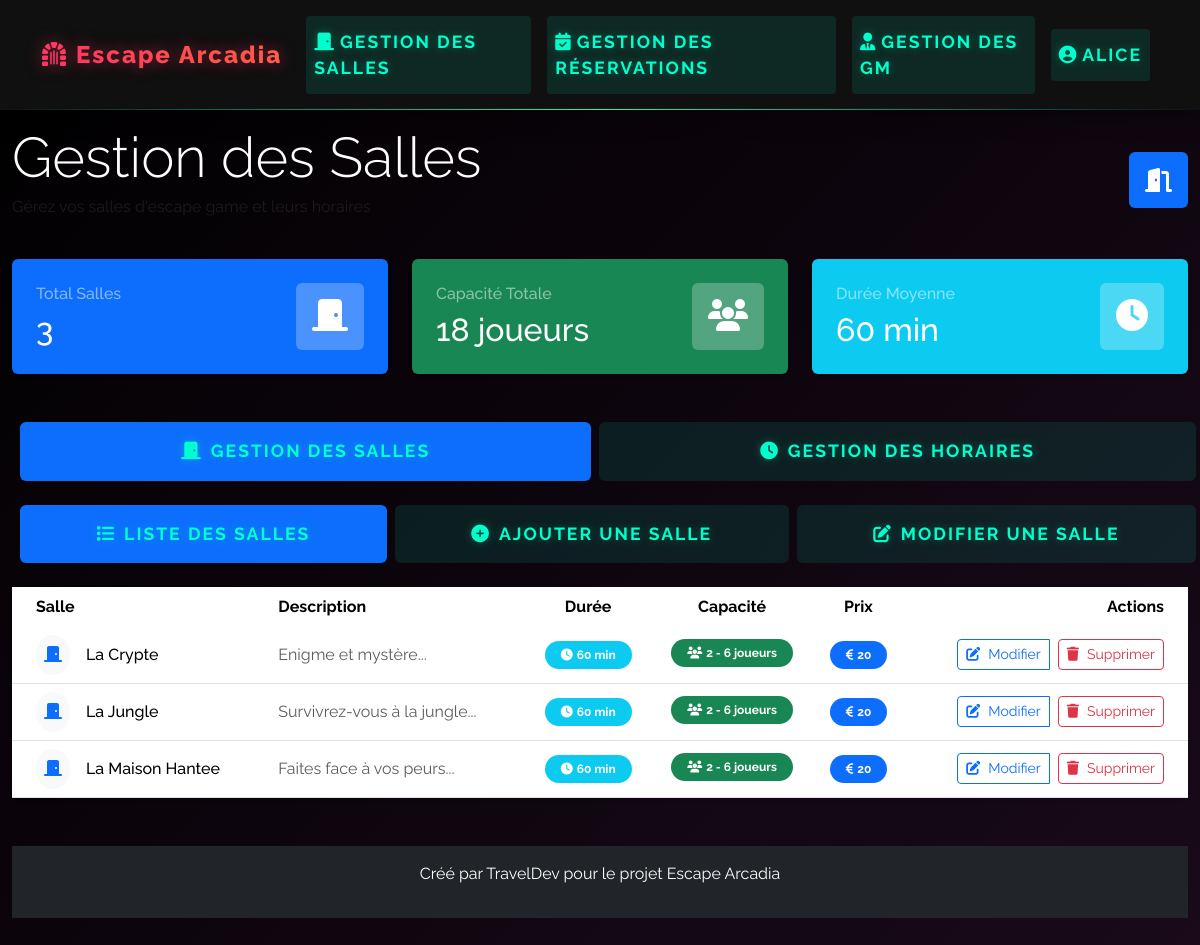
The app's page /index.php?page=gestionSalles (signed in) with its own data.
### tables this page shows
CREATE TABLE salles (
    id INT PRIMARY KEY AUTO_INCREMENT,
    nom VARCHAR(100) NOT NULL,
    image LONGBLOB,
    theme_id INT,
    description TEXT,
    duree INT NOT NULL,  
    nb_joueurs_min INT NOT NULL,
    nb_joueurs_max INT NOT NULL,
    prix INT NOT NULL,  
    FOREIGN KEY (theme_id) REFERENCES themes(id)
);

### controllers/affichage/afficherEscapegame.php (called while the page is built, shortened)
<?php
include('bdd/Database.php');
include('models/escapegame.php');
$escapegame = new EscapeGame($bdd);
if (isset($_GET['min_price']) && isset($_GET['max_price'])) {
    $allsalles = $escapegame->getSallesByPriceRange($_GET['min_price'], $_GET['max_price']);
} elseif (isset($_GET['min_players']) && isset($_GET['max_players'])) {
    $allsalles = $escapegame->getSallesByPlayerRange($_GET['min_players'], $_GET['max_players']);
}else{
    $allsalles = $escapegame->getAllSalles();
}
?>

### models/escapegame.php (called while the page is built, shortened)
<?php
class EscapeGame {
    private $bdd;
    function __construct($bdd) {
        $this->bdd = $bdd;
    }
    public function getAllSalles() {
        $req = $this->bdd->prepare("SELECT * FROM salles");
        $req->execute();
        return $req->fetchAll();
    }
}
?>

### views/admin/gestionSalles.php (the view, shortened to what this page needs)
<?php
include('controllers/affichage/afficherEscapegame.php');
?>
<div class="container-fluid py-5">
    <div class="row mb-4">
        <div class="col-12">
            <div class="d-flex justify-content-between align-items-center mb-4">
                <div>
                    <h1 class="display-4 mb-1">Gestion des Salles</h1>
                    <p class="text-muted">Gérez vos salles d'escape game et leurs horaires</p>
                </div>
                <div class="badge bg-primary p-3">
                    <i class="fas fa-door-open fa-2x"></i>
                </div>
            </div>
            <div class="row mb-4">
                <div class="col-md-4">
                    <div class="card border-0 bg-primary text-white shadow-sm">
                        <div class="card-body p-4">
                            <div class="d-flex justify-content-between align-items-center">
                                <div>
                                    <h6 class="text-white-50 mb-2">Total Salles</h6>
                                    <h2 class="mb-0"><?= count($allsalles) ?></h2>
                                </div>
                                <div class="bg-white bg-opacity-25 p-3 rounded">
                                    <i class="fas fa-door-closed fa-2x text-white"></i>
                                </div>
                            </div>
                        </div>
                    </div>
                </div>
                <div class="col-md-4">
                    <div class="card border-0 bg-success text-white shadow-sm">
                        <div class="card-body p-4">
                            <div class="d-flex justify-content-between align-items-center">
                                <div>
                                    <h6 class="text-white-50 mb-2">Capacité Totale</h6>
                                    <h2 class="mb-0"><?= array_sum(array_column($allsalles, 'nb_joueurs_max')) ?> joueurs</h2>
                                </div>
                                <div class="bg-white bg-opacity-25 p-3 rounded">
                                    <i class="fas fa-users fa-2x text-white"></i>
                                </div>
                            </div>
                        </div>
                    </div>
                </div>
                <div class="col-md-4">
                    <div class="card border-0 bg-info text-white shadow-sm">
                        <div class="card-body p-4">
                            <div class="d-flex justify-content-between align-items-center">
                                <div>
                                    <h6 class="text-white-50 mb-2">Durée Moyenne</h6>
                                    <h2 class="mb-0"><?= round(array_sum(array_column($allsalles, 'duree')) / count($allsalles)) ?> min</h2>
                                </div>
                                <div class="bg-white bg-opacity-25 p-3 rounded">
                                    <i class="fas fa-clock fa-2x text-white"></i>
                                </div>
                            </div>
                        </div>
                    </div>
                </div>
            </div>
        </div>
    </div>
    <ul class="nav nav-pills nav-fill gap-2 mb-4" id="mainTabs" role="tablist">
        <li class="nav-item" role="presentation">
            <button class="nav-link active px-4 py-3" id="salles-tab" data-bs-toggle="tab" data-bs-target="#salles" type="button" role="tab">
                <i class="fas fa-door-closed me-2"></i>Gestion des Salles
            </button>
        </li>
        <li class="nav-item" role="presentation">
            <button class="nav-link px-4 py-3" id="horaires-tab" data-bs-toggle="tab" data-bs-target="#horaires" type="button" role="tab">
                <i class="fas fa-clock me-2"></i>Gestion des Horaires
            </button>
        </li>
    </ul>
    <div class="tab-content" id="mainTabsContent">
        <div class="tab-pane fade show active" id="salles" role="tabpanel">
            <ul class="nav nav-pills nav-fill gap-2 mb-4" id="sallesTabs" role="tablist">
                <li class="nav-item" role="presentation">
                    <button class="nav-link active px-4 py-3" id="liste-salles-tab" data-bs-toggle="pill" data-bs-target="#liste-salles" type="button" role="tab">
                        <i class="fas fa-list me-2"></i>Liste des Salles
                    </button>
                </li>
                <li class="nav-item" role="presentation">
                    <button class="nav-link px-4 py-3" id="ajouter-salle-tab" data-bs-toggle="pill" data-bs-target="#ajouter-salle" type="button" role="tab">
                        <i class="fas fa-plus-circle me-2"></i>Ajouter une Salle
                    </button>
                </li>
                <li class="nav-item" role="presentation">
                    <button class="nav-link px-4 py-3" id="modifier-salle-tab" data-bs-toggle="pill" data-bs-target="#modifier-salle" type="button" role="tab">
                        <i class="fas fa-edit me-2"></i>Modifier une Salle
                    </button>
                </li>
            </ul>
            <div class="tab-content" id="sallesTabsContent">
                <div class="tab-pane fade show active" id="liste-salles" role="tabpanel">
                    <div class="card border-0 shadow-sm">
                        <div class="card-body p-0">
                            <div class="table-responsive">
                                <table class="table table-hover align-middle mb-0">
                                    <thead class="bg-light">
                                        <tr>
                                            <th class="border-0 ps-4">Salle</th>
                                            <th class="border-0">Description</th>
                                            <th class="border-0 text-center">Durée</th>
                                            <th class="border-0 text-center">Capacité</th>
                                            <th class="border-0 text-center">Prix</th>
                                            <th class="border-0 text-end pe-4">Actions</th>
                                        </tr>
                                    </thead>
                                    <tbody>
                                        <?php foreach ($allsalles as $salle): ?>
                                            <tr>
                                                <td class="ps-4">
                                                    <div class="d-flex align-items-center">
                                                        <div class="bg-light rounded-circle p-2 me-3">
                                                            <i class="fas fa-door-closed text-primary"></i>
                                                        </div>
                                                        <div>
                                                            <h6 class="mb-0"><?= htmlspecialchars($salle['nom']) ?></h6>
                                                        </div>
                                                    </div>
                                                </td>
                                                <td>
                                                    <p class="text-muted mb-0" style="max-width: 300px;">
                                                        <?= htmlspecialchars(substr($salle['description'], 0, 100)) ?>...
                                                    </p>
                                                </td>
                                                <td class="text-center">
                                                    <span class="badge bg-info rounded-pill px-3 py-2">
                                                        <i class="fas fa-clock me-1"></i><?= $salle['duree'] ?> min
                                                    </span>
                                                </td>
                                                <td class="text-center">
                                                    <div class="d-flex flex-column align-items-center">
                                                        <div class="badge bg-success rounded-pill px-3 py-2 mb-1">
                                                            <i class="fas fa-users me-1"></i><?= $salle['nb_joueurs_min'] ?> - <?= $salle['nb_joueurs_max'] ?> joueurs
                                                        </div>
                                                    </div>
                                                </td>
                                                <td class="text-center">
                                                    <span class="badge bg-primary rounded-pill px-3 py-2">
                                                        <i class="fas fa-euro-sign me-1"></i><?= $salle['prix'] ?>
                                                    </span>
                                                </td>
                                                <td class="text-end pe-4">
                                                    <div class="btn-group">
                                                        <button type="button" class="btn btn-outline-primary btn-sm"
                                                                onclick="window.location.href='#modifier-salle'">
                                                            <i class="fas fa-edit me-2"></i>Modifier
                                                        </button>
                                                        <form method="post" action="controllers/sallesController.php" class="d-inline ms-2">
                                                            <button type="submit" class="btn btn-outline-danger btn-sm"
                                                                    onclick="return confirm('Êtes-vous sûr de vouloir supprimer cette salle ?')">
                                                                <i class="fas fa-trash me-2"></i>Supprimer
                                                            </button>
                                                        </form>
                                                    </div>
                                                </td>
                                            </tr>
                                        <?php endforeach; ?>
                                    </tbody>
                                </table>
                            </div>
                        </div>
                    </div>
                </div>
    </div>
</div>

### css/style.css (style rules this page uses)
:root { --primary-color: #ff3366; --secondary-color: #111111; --accent-color: #00ffcc; --dark-bg: #000000; --light-text: #ffffff; --card-bg: rgba(17, 17, 17, 0.9); --gradient-primary: linear-gradient(45deg, #ff3366, #ff6b3d); --gradient-accent: linear-gradient(45deg, #00ffcc, #00ff9d); --gradient-dark: linear-gradient(to right, #111111, #1a1a1a); --border-glow: 0 0 10px var(--accent-color); --text-glow: 0 0 20px var(--accent-color); }
body { font-family: 'Raleway', sans-serif; background: linear-gradient(135deg, var(--dark-bg), #1a0a1a); color: var(--light-text); min-height: 100vh; padding-top: 76px; }
.nav-link { color: var(--accent-color) !important; transition: all 0.3s ease; text-transform: uppercase; letter-spacing: 2px; position: relative; padding: 0.8rem 1.2rem; margin: 0 0.5rem; font-weight: 700; font-size: 1.1rem; text-shadow: 0 0 10px rgba(0, 255, 204, 0.3); background: rgba(0, 255, 204, 0.1); border-radius: 4px; }
.nav-link::after { content: ''; position: absolute; bottom: 0; left: 0; width: 100%; height: 2px; background: var(--accent-color); transform: scaleX(0); transform-origin: right; transition: transform 0.3s ease; box-shadow: 0 0 10px var(--accent-color); }

### records on screen
salles: nom "La Crypte", description "Enigme et mystère", duree "60", nb_joueurs_min "2", nb_joueurs_max "6", prix "20"
salles: nom "La Jungle", description "Survivrez-vous à la jungle", duree "60", nb_joueurs_min "2", nb_joueurs_max "6", prix "20"
salles: nom "La Maison Hantee", description "Faites face à vos peurs", duree "60", nb_joueurs_min "2", nb_joueurs_max "6", prix "20"

### other values on screen
$_SESSION['utilisateur']['prenom'] "ALICE"
count($allsalles) "3"
array_sum(array_column($allsalles, 'nb_joueurs_max')) "18"
array_sum(array_column($allsalles, 'duree')) / count($allsalles) "60"
